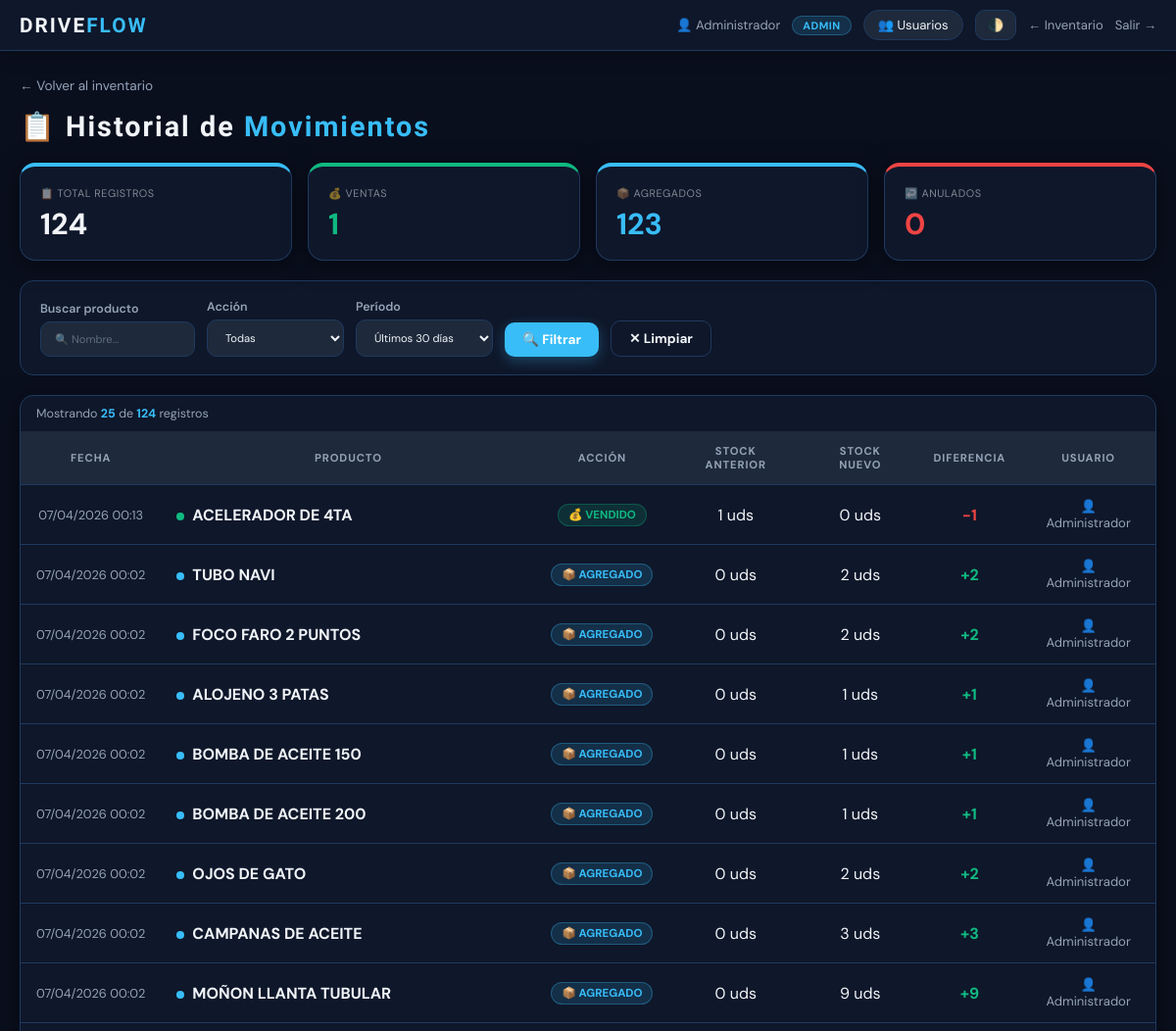
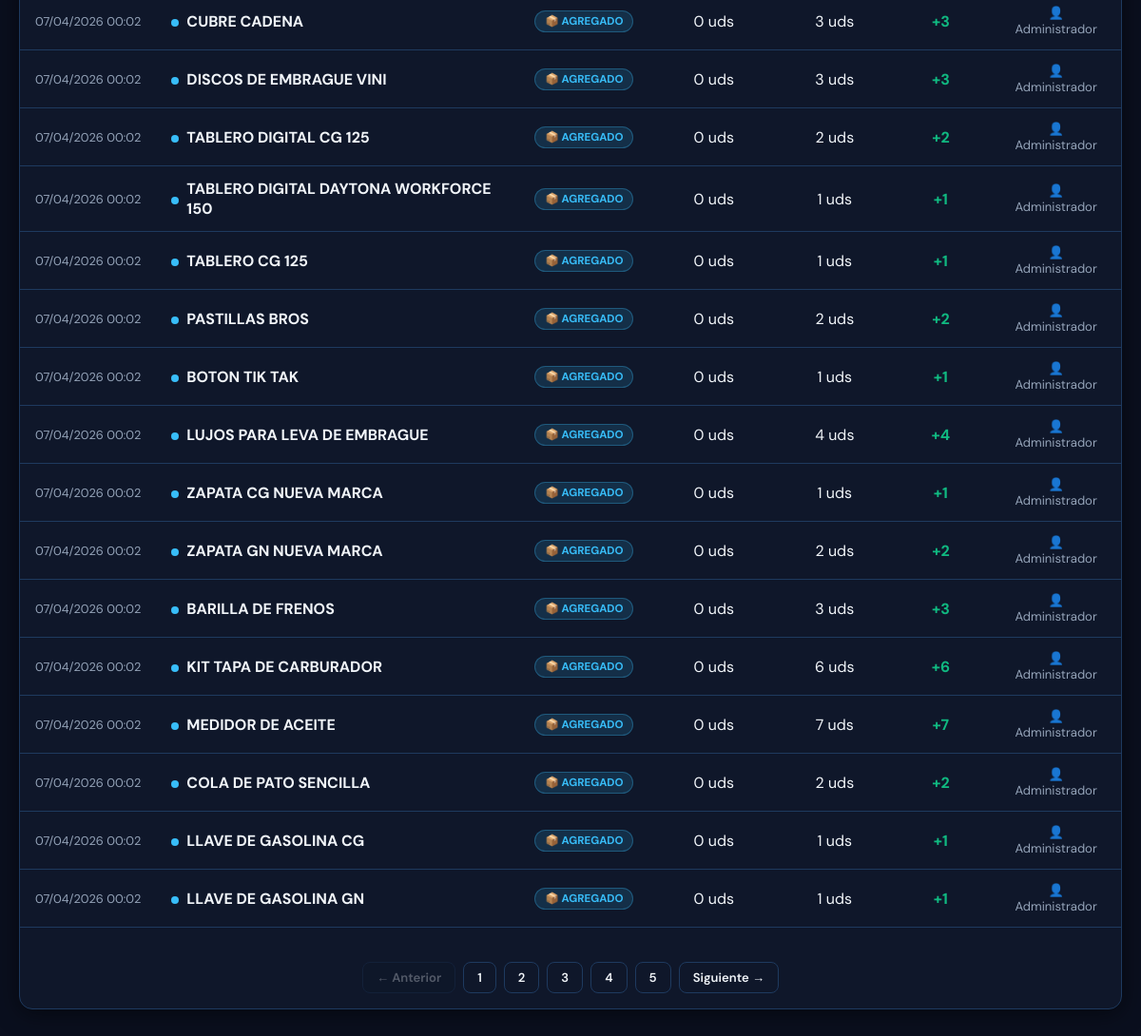
The app's page /historial?page=0&accion=&producto=&dias=30 (signed in) with its own data (2 pictures, top to bottom).
### models.py (models this page shows, shortened)
class Usuario(db.Model):
    __tablename__ = 'usuario'
    id            = db.Column(db.Integer, primary_key=True)
    username      = db.Column(db.String(50), nullable=False, unique=True)
    password_hash = db.Column(db.String(256), nullable=False)
    nombre        = db.Column(db.String(100), default='')
    rol           = db.Column(db.String(20), default='vendedor')  # admin|supervisor|cajero|vendedor
    activo        = db.Column(db.Boolean, default=True)
    creado_en     = db.Column(db.DateTime, default=datetime.utcnow)
    ventas        = db.relationship('Venta', backref='usuario', lazy=True, foreign_keys='Venta.usuario_id')

class HistorialStock(db.Model):
    __tablename__ = 'historial_stock'
    id             = db.Column(db.Integer, primary_key=True)
    repuesto_id    = db.Column(db.Integer, db.ForeignKey('repuesto.id', ondelete='CASCADE'), nullable=False)
    usuario_id     = db.Column(db.Integer, db.ForeignKey('usuario.id'), nullable=True)
    fecha          = db.Column(db.DateTime, default=datetime.utcnow)
    stock_anterior = db.Column(db.Integer, nullable=False)
    stock_nuevo    = db.Column(db.Integer, nullable=False)
    accion         = db.Column(db.String(50), nullable=False)
    usuario        = db.relationship('Usuario', foreign_keys=[usuario_id], lazy=True)

class Repuesto(db.Model):
    __tablename__ = 'repuesto'
    id           = db.Column(db.Integer, primary_key=True)
    nombre       = db.Column(db.String(100), nullable=False, unique=True)
    p_costo      = db.Column(db.Float, nullable=False)
    p_venta      = db.Column(db.Float, nullable=False)
    stock        = db.Column(db.Integer, nullable=False, default=0)
    vendido      = db.Column(db.Integer, default=0)
    stock_minimo = db.Column(db.Integer, default=5)
    foto_url     = db.Column(db.String(255), nullable=True)   # ← foto del producto
    ventas    = db.relationship('Venta', backref='repuesto', cascade='all, delete-orphan', lazy=True)
    historial = db.relationship('HistorialStock', backref='repuesto', cascade='all, delete-orphan', lazy=True)

### routes/historial.py (the view, shortened to what this page needs)
@historial_bp.route('/historial')
def index():
    accion   = request.args.get('accion', '')
    producto = request.args.get('producto', '').upper().strip()
    dias     = int(request.args.get('dias', 30))
    page     = int(request.args.get('page', 1))
    per_page = 25
    desde = datetime.utcnow() - timedelta(days=dias)
    query = HistorialStock.query.filter(HistorialStock.fecha >= desde)
    if accion:
        query = query.filter(HistorialStock.accion == accion)
    total     = query.count()
    registros = query.order_by(HistorialStock.fecha.desc())\
                     .offset((page-1)*per_page).limit(per_page).all()
    total_pags = max(1, (total + per_page - 1) // per_page)
    stats = {
        'total':    HistorialStock.query.filter(HistorialStock.fecha >= desde).count(),
        'vendidos': HistorialStock.query.filter(HistorialStock.fecha >= desde,
                    HistorialStock.accion == 'VENDIDO').count(),
        'agregados':HistorialStock.query.filter(HistorialStock.fecha >= desde,
                    HistorialStock.accion == 'AGREGADO').count(),
        'anulados': HistorialStock.query.filter(HistorialStock.fecha >= desde,
                    HistorialStock.accion == 'ANULADO').count(),
        'editados': HistorialStock.query.filter(HistorialStock.fecha >= desde,
                    HistorialStock.accion == 'EDITADO').count(),
    }
    return render_template('historial.html',
        registros=registros, stats=stats,
        accion=accion, producto=producto, dias=dias,
        page=page, total_pags=total_pags, total=total)

### templates/historial.html (shortened to what this page needs)
<!DOCTYPE html>
<html lang="es">
<head>
    <link rel="stylesheet" href="{{ url_for('static', filename='css/main.css') }}">
</head>
<body>
<nav class="topbar">
    <div class="topbar-left">
        <span class="logo-sm">DRIVE<span>FLOW</span></span>
    </div>
    <div class="topbar-right">
        <span class="user-info">👤 {{ session.get('user_nombre') }}</span>
        <span class="rol-badge rol-{{ session.get('user_rol','vendedor') }}">{{ session.get('user_rol','vendedor').upper() }}</span>
        {% if session.get('user_rol') == 'admin' %}
        <a href="/usuarios" class="btn-alerta" style="text-decoration:none">👥 Usuarios</a>
        {% endif %}
        <button class="theme-btn" onclick="toggleTheme()">🌓</button>
        <a href="/" class="btn-logout">← Inventario</a>
        <a href="/logout" class="btn-logout">Salir →</a>
    </div>
</nav>
<div class="container">
    <a href="/" class="back-link">← Volver al inventario</a>
    <div class="page-title">📋 Historial de <span>Movimientos</span></div>
    <div class="kpis" style="margin-bottom:20px">
        <div class="kpi kpi-blue">
            <small>📋 TOTAL REGISTROS</small>
            <strong>{{ stats.total }}</strong>
        </div>
        <div class="kpi kpi-green">
            <small>💰 VENTAS</small>
            <strong style="color:var(--success)">{{ stats.vendidos }}</strong>
        </div>
        <div class="kpi kpi-blue">
            <small>📦 AGREGADOS</small>
            <strong style="color:var(--primary)">{{ stats.agregados }}</strong>
        </div>
        <div class="kpi kpi-red">
            <small>↩️ ANULADOS</small>
            <strong style="color:var(--danger)">{{ stats.anulados }}</strong>
        </div>
    </div>
    <form method="GET" action="/historial">
        <div class="filtros">
            <div class="filtro-grupo">
                Buscar producto
                <input type="text" name="producto" placeholder="🔍 Nombre..." value="{{ producto }}">
            </div>
            <div class="filtro-grupo">
                Acción
                <select name="accion">
                    <option value="">Todas</option>
                </select>
            </div>
            <div class="filtro-grupo">
                Período
                <select name="dias">
                    <option value="30"  {{ 'selected' if dias==30 }}>Últimos 30 días</option>
                </select>
            </div>
            <button type="submit" class="btn btn-primary">🔍 Filtrar</button>
            <a href="/historial" class="btn btn-outline">✕ Limpiar</a>
        </div>
    </form>
    <div class="card card-table">
        {% if registros %}
        <div class="total-info" style="padding:10px 16px">
            Mostrando <strong class="hi">{{ registros|length }}</strong> de <strong class="hi">{{ total }}</strong> registros
        </div>
        <table>
            <thead>
                <tr>
                    <th style="width:140px">Fecha</th>
                    <th>Producto</th>
                    <th>Acción</th>
                    <th>Stock anterior</th>
                    <th>Stock nuevo</th>
                    <th>Diferencia</th>
                    <th>Usuario</th>
                </tr>
            </thead>
            <tbody>
            {% for h in registros %}
            {% set diff = h.stock_nuevo - h.stock_anterior %}
            <tr>
                <td style="font-size:.8em; color:var(--muted); white-space:nowrap">
                    {{ h.fecha.strftime('%d/%m/%Y %H:%M') }}
                </td>
                <td class="td-left">
                    <div style="display:flex; align-items:center; gap:8px">
                        <span class="dot dot-{{ h.accion }}"></span>
                        <b>{{ h.repuesto.nombre if h.repuesto else '—' }}</b>
                    </div>
                </td>
                <td>
                    <span class="accion-badge accion-{{ h.accion }}">
                        {% if h.accion == 'VENDIDO' %}💰
                        {% elif h.accion == 'AGREGADO' %}📦
                        {% elif h.accion == 'EDITADO' %}✏️
                        {% elif h.accion == 'ANULADO' %}↩️
                        {% endif %}
                        {{ h.accion }}
                    </span>
                </td>
                <td>{{ h.stock_anterior }} uds</td>
                <td>{{ h.stock_nuevo }} uds</td>
                <td>
                    {% if diff > 0 %}
                        <span class="diff-pos">+{{ diff }}</span>
                    {% elif diff < 0 %}
                        <span class="diff-neg">{{ diff }}</span>
                    {% else %}
                        <span class="diff-neu">—</span>
                    {% endif %}
                </td>
                <td style="font-size:.82em; color:var(--muted)">
                    {% if h.usuario_id %}
                        {% set u = h.usuario %}
                        👤 {{ u.nombre or u.username if u else '—' }}
                    {% else %}
                        —
                    {% endif %}
                </td>
            </tr>
            {% endfor %}
            </tbody>
        </table>
        {% if total_pags > 1 %}
        <div class="paginacion" style="padding:16px">
            <a href="?page={{ page-1 }}&accion={{ accion }}&producto={{ producto }}&dias={{ dias }}"
               class="pag-btn {{ 'disabled' if page <= 1 }}">← Anterior</a>
            {% for p in range(1, total_pags+1) %}
                {% if p == page %}
                    <span class="pag-btn active">{{ p }}</span>
                {% elif p <= 3 or p >= total_pags-2 or (p >= page-2 and p <= page+2) %}
                    <a href="?page={{ p }}&accion={{ accion }}&producto={{ producto }}&dias={{ dias }}"
                       class="pag-btn">{{ p }}</a>
                {% elif p == 4 or p == total_pags-3 %}
                    <span style="color:var(--muted);padding:0 4px">...</span>
                {% endif %}
            {% endfor %}
            <a href="?page={{ page+1 }}&accion={{ accion }}&producto={{ producto }}&dias={{ dias }}"
               class="pag-btn {{ 'disabled' if page >= total_pags }}">Siguiente →</a>
        </div>
        {% endif %}
        {% else %}
        <div class="empty-state">
            <div>📋</div>
            <p>No hay registros con los filtros seleccionados.</p>
        </div>
        {% endif %}
    </div>
</div>
</body>
</html>

### static/css/main.css (style rules this page uses)
:root { --bg:#0a0f1e;--panel:#0f172a;--panel2:#1e293b; --text:#f1f5f9;--muted:#94a3b8;--border:#1e3a5f; --primary:#38bdf8;--success:#10b981;--danger:#ef4444;--warning:#f59e0b; --r:14px;--sh:0 4px 24px rgba(0,0,0,.5);--t:.25s ease; }
*,*::before,*::after { box-sizing:border-box;margin:0 }
body { background:var(--bg);color:var(--text);font-family:'DM Sans',sans-serif;transition:background var(--t),color var(--t);min-height:100vh;padding-bottom:80px }
.topbar { display:flex;justify-content:space-between;align-items:center;padding:10px 20px;background:var(--panel);border-bottom:1px solid var(--border);position:sticky;top:0;z-index:80;box-shadow:0 2px 20px rgba(0,0,0,.3) }
.topbar-left .logo-sm { font-family:'Rajdhani',sans-serif;font-size:1.3em;font-weight:700;letter-spacing:2px }
.topbar-left .logo-sm span { color:var(--primary) }
.topbar-right { display:flex;align-items:center;gap:12px;flex-wrap:wrap }
.user-info { font-size:.82em;color:var(--muted) }
.rol-badge { font-size:.68em;font-weight:700;padding:2px 10px;border-radius:20px;letter-spacing:.5px }
.rol-admin { background:rgba(56,189,248,.15);color:var(--primary);border:1px solid rgba(56,189,248,.3) }
.btn-alerta { background:var(--panel2);border:1px solid var(--border);color:var(--text);padding:6px 14px;border-radius:20px;cursor:pointer;font-size:.82em;font-family:inherit;transition:var(--t);position:relative }
.theme-btn { background:var(--panel2);border:1px solid var(--border);color:var(--text);padding:6px 12px;border-radius:10px;cursor:pointer;font-size:.82em;font-weight:600;font-family:inherit;transition:var(--t) }
.btn-logout { font-size:.82em;color:var(--muted);text-decoration:none;transition:color var(--t) }
.container { max-width:1200px;margin:auto;padding:24px 20px }
.kpis { display:grid;grid-template-columns:repeat(auto-fit,minmax(210px,1fr));gap:16px;margin-bottom:22px }
.kpi { background:var(--panel);padding:20px;border-radius:16px;border:1px solid var(--border);border-top:4px solid var(--primary);box-shadow:var(--sh);transition:transform .3s cubic-bezier(.175,.885,.32,1.275),box-shadow .3s;cursor:default }
.kpi small { display:block;font-size:.68em;opacity:.5;margin-bottom:8px;letter-spacing:.5px;text-transform:uppercase }
.kpi strong { display:block;font-size:1.9em;font-weight:700;line-height:1.1 }
.kpi-blue { border-top-color:var(--primary) }
.kpi-green { border-top-color:var(--success) }
.kpi-red { border-top-color:var(--danger) }
.card { background:var(--panel);border:1px solid var(--border);border-radius:var(--r);padding:16px;margin-bottom:16px;box-shadow:var(--sh) }
.card-table { padding:0;overflow-x:auto }
input[type=text],input[type=number],input[type=password] { background:var(--panel2);color:var(--text);border:1px solid var(--border);padding:10px 14px;border-radius:10px;outline:none;width:100%;font-family:inherit;font-size:.9em;transition:border-color var(--t),box-shadow var(--t) }
input::placeholder { color:var(--muted);opacity:.55 }
.btn { display:inline-flex;align-items:center;justify-content:center;gap:5px;padding:9px 18px;border-radius:10px;border:none;cursor:pointer;font-weight:700;font-size:.85em;text-decoration:none;white-space:nowrap;font-family:inherit;transition:transform var(--t),filter var(--t),box-shadow var(--t) }
.btn-primary { background:var(--primary);color:#fff;box-shadow:0 4px 14px rgba(56,189,248,.3) }
.btn-outline { background:transparent;border:1px solid var(--border);color:var(--text) }
table { width:100%;border-collapse:collapse }
thead th { background:var(--panel2);color:var(--muted);padding:13px 16px;font-size:.7em;text-transform:uppercase;letter-spacing:.08em;text-align:center;border-bottom:1px solid var(--border) }
tbody tr { transition:background var(--t) }
td { padding:13px 16px;border-bottom:1px solid var(--border);text-align:center;vertical-align:middle }
.td-left { text-align:left }

### records on screen
Usuario: get "Administrador", nombre "Administrador"
HistorialStock: fecha "07/04/2026 00:13", repuesto "ACELERADOR DE 4TA", accion "VENDIDO", stock_anterior "1", stock_nuevo "0", diff "-1"
HistorialStock: fecha "07/04/2026 00:02", repuesto "TUBO NAVI", accion "AGREGADO", stock_anterior "0", stock_nuevo "2"
HistorialStock: fecha "07/04/2026 00:02", repuesto "FOCO FARO 2 PUNTOS", accion "AGREGADO", stock_anterior "0", stock_nuevo "2"
HistorialStock: fecha "07/04/2026 00:02", repuesto "ALOJENO 3 PATAS", accion "AGREGADO", stock_anterior "0", stock_nuevo "1", diff "1"
HistorialStock: fecha "07/04/2026 00:02", repuesto "BOMBA DE ACEITE 150", accion "AGREGADO", stock_anterior "0", stock_nuevo "1", diff "1"
HistorialStock: fecha "07/04/2026 00:02", repuesto "BOMBA DE ACEITE 200", accion "AGREGADO", stock_anterior "0", stock_nuevo "1", diff "1"
HistorialStock: fecha "07/04/2026 00:02", repuesto "OJOS DE GATO", accion "AGREGADO", stock_anterior "0", stock_nuevo "2"
HistorialStock: fecha "07/04/2026 00:02", repuesto "CAMPANAS DE ACEITE", accion "AGREGADO", stock_anterior "0", stock_nuevo "3"
HistorialStock: fecha "07/04/2026 00:02", repuesto "MOÑON LLANTA TUBULAR", accion "AGREGADO", stock_anterior "0", stock_nuevo "9"
HistorialStock: fecha "07/04/2026 00:02", repuesto "CUBRE CADENA", accion "AGREGADO", stock_anterior "0", stock_nuevo "3"
HistorialStock: fecha "07/04/2026 00:02", repuesto "DISCOS DE EMBRAGUE VINI", accion "AGREGADO", stock_anterior "0", stock_nuevo "3"
HistorialStock: fecha "07/04/2026 00:02", repuesto "TABLERO DIGITAL CG 125", accion "AGREGADO", stock_anterior "0", stock_nuevo "2"
HistorialStock: fecha "07/04/2026 00:02", repuesto "TABLERO DIGITAL DAYTONA WORKFORCE 150", accion "AGREGADO", stock_anterior "0", stock_nuevo "1", diff "1"
HistorialStock: fecha "07/04/2026 00:02", repuesto "TABLERO CG 125", accion "AGREGADO", stock_anterior "0", stock_nuevo "1", diff "1"
HistorialStock: fecha "07/04/2026 00:02", repuesto "PASTILLAS BROS", accion "AGREGADO", stock_anterior "0", stock_nuevo "2"
HistorialStock: fecha "07/04/2026 00:02", repuesto "BOTON TIK TAK", accion "AGREGADO", stock_anterior "0", stock_nuevo "1", diff "1"
HistorialStock: fecha "07/04/2026 00:02", repuesto "LUJOS PARA LEVA DE EMBRAGUE", accion "AGREGADO", stock_anterior "0", stock_nuevo "4"
HistorialStock: fecha "07/04/2026 00:02", repuesto "ZAPATA CG NUEVA MARCA", accion "AGREGADO", stock_anterior "0", stock_nuevo "1", diff "1"
HistorialStock: fecha "07/04/2026 00:02", repuesto "ZAPATA GN NUEVA MARCA", accion "AGREGADO", stock_anterior "0", stock_nuevo "2"
HistorialStock: fecha "07/04/2026 00:02", repuesto "BARILLA DE FRENOS", accion "AGREGADO", stock_anterior "0", stock_nuevo "3"
HistorialStock: fecha "07/04/2026 00:02", repuesto "KIT TAPA DE CARBURADOR", accion "AGREGADO", stock_anterior "0", stock_nuevo "6"
HistorialStock: fecha "07/04/2026 00:02", repuesto "MEDIDOR DE ACEITE", accion "AGREGADO", stock_anterior "0", stock_nuevo "7"
HistorialStock: fecha "07/04/2026 00:02", repuesto "COLA DE PATO SENCILLA", accion "AGREGADO", stock_anterior "0", stock_nuevo "2"
HistorialStock: fecha "07/04/2026 00:02", repuesto "LLAVE DE GASOLINA CG", accion "AGREGADO", stock_anterior "0", stock_nuevo "1", diff "1"
HistorialStock: fecha "07/04/2026 00:02", repuesto "LLAVE DE GASOLINA GN", accion "AGREGADO", stock_anterior "0", stock_nuevo "1", diff "1"

### other values on screen
{{ session.get('user_rol','vendedor').upper() }} "ADMIN"
{{ stats.total }} "124"
{{ stats.vendidos }} "1"
{{ stats.agregados }} "123"
{{ stats.anulados }} "0"
{{ registros|length }} "25"
{{ total }} "124"
{{ p }} "1" "2" "3" "4" "5"
